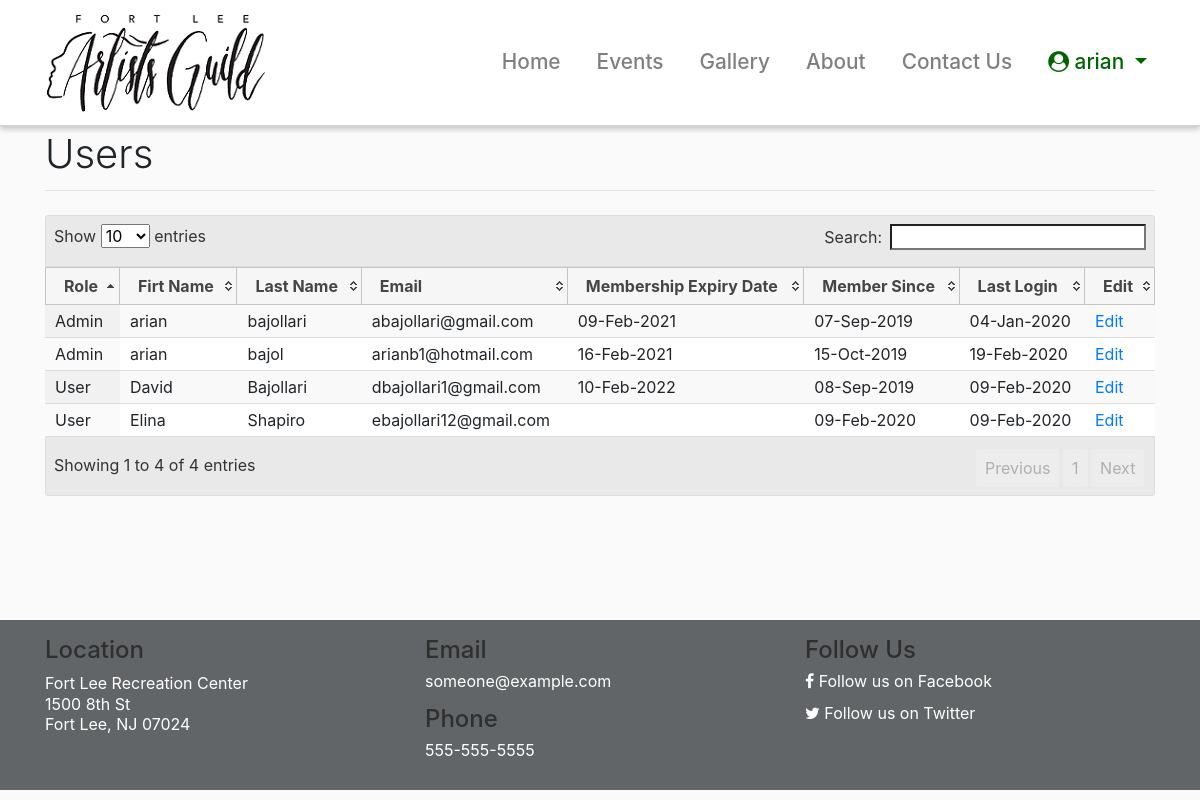
/users (signed in), run on an earlier commit of the app's database.
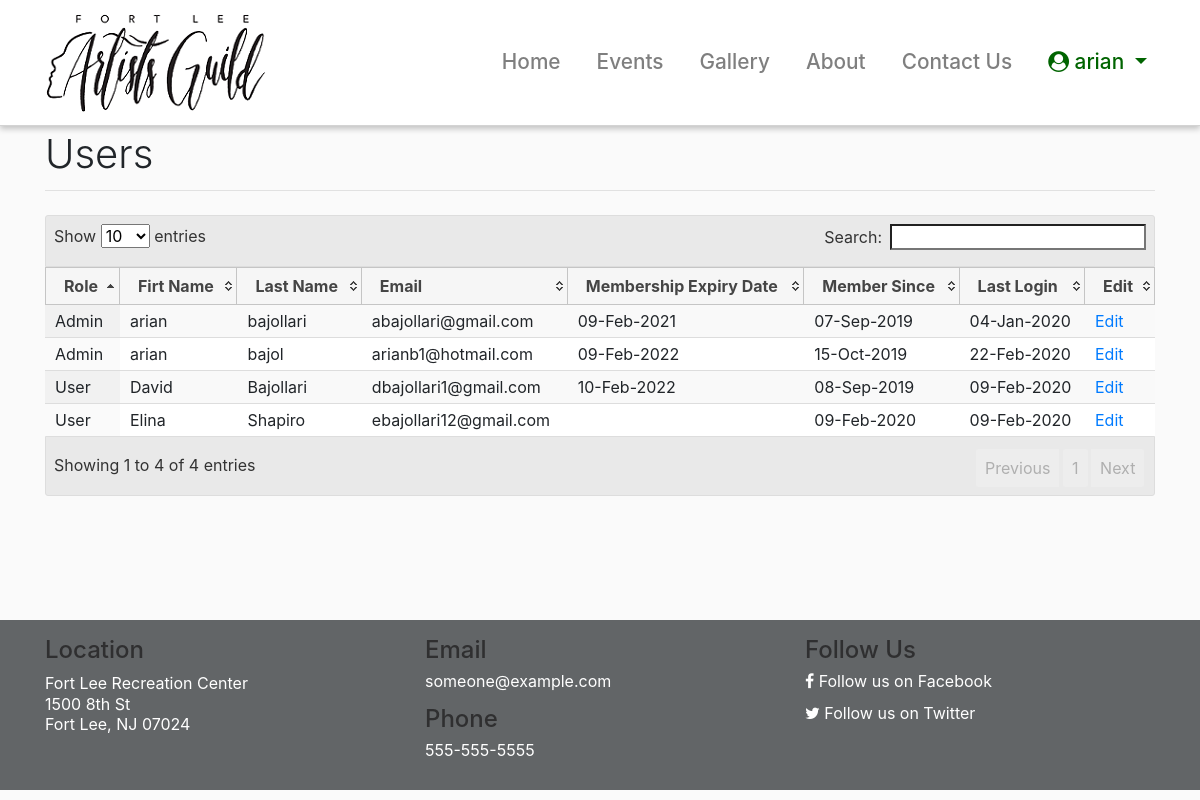
And on a later commit of the database.
### flag/auth/models.py (models this page shows, shortened)
class User(UserMixin, db.Model):
    __tablename__ = 'flagusers'
    id = db.Column(db.Integer,
                   primary_key=True)
    firstName = db.Column(db.String,
                     nullable=False,
                     unique=False)
    lastName = db.Column(db.String,
                     nullable=False,
                     unique=False)
    email = db.Column(db.String(40),
                      unique=True,
                      nullable=False)
    password = db.Column(db.String(200),
                         primary_key=False,
                         unique=False,
                         nullable=False)
    phone = db.Column(db.String(15),
                        index=False,
                        unique=False,
                        nullable=True)
    website = db.Column(db.String(150),
                        index=False,
                        unique=False,
                        nullable=True)
    userRole = db.Column(db.String(1),
                        index=False,
                        unique=False,
                        nullable=False)
    created_On = db.Column(db.DateTime,
                           index=False,
                           unique=False,
                           nullable=False,
                           default=datetime.datetime.now)
    last_login = db.Column(db.DateTime,
                           index=False,
                           unique=False,
                           nullable=True)
    memberStartDate = db.Column(db.DateTime,
                           index=False,
                           unique=False,
                           nullable=True)
    memberExpireDate = db.Column(db.DateTime,
                           index=False,
                           unique=False,
                           nullable=True)
    membershipStatus = db.Column(db.String(1),
                           index=False,
                           unique=False,
                           nullable=True)
    updatedBy = db.Column(db.String(40),
                      unique=False,
                      nullable=False)
    updatedMembership = db.Column(db.String(40),
                      unique=False,
                      nullable=False)

### flag/auth/routes.py (the view)
@bpAuth.route('/users')
def users():
    if not current_user.is_authenticated:
        return redirect(url_for('home'))
    if current_user.userRole != "A":
        abort(401) # unauthorized
    allUsers = User.query.all()
    return render_template('auth/users.html', userList = allUsers)

### flag/auth/routes.py (called while the page is built)
@login_manager.user_loader
def load_user(user_id):
    if user_id is not None:
        return User.query.get(user_id)
    return None

### flag/templates/auth/users.html (shortened to what this page needs)
{% extends "layout.html" %}
{% block content %}
<script type=text/javascript src="{{ url_for('static', filename='js/datatables.min.js') }}"></script>
<link rel="stylesheet" href="{{ url_for('static', filename='css/datatables.min.css') }}">
{{ page_title('Users') }}
<table class="display" id="tblUsers" style="width:100%">
    <thead>
        <tr>
            <th>Role</th>
            <th>Firt Name</th>
            <th>Last Name</th>
            <th>Email</th>
            <th>Membership Expiry Date</th>
            <th>Member Since</th>
            <th>Last Login</th>
            <th>Edit</th>
        </tr>
    </thead>
    <tbody>
        {% for user in userList %}
        <tr>
            <td>{% if user.userRole == 'A' %} Admin  {% else %} User {% endif %}</td>
            <td>{{ user.firstName }}</td>
            <td>{{ user.lastName }}</td>
            <td>{{ user.email }}</td>
            <td>
                {% if user.memberExpireDate != None %}
                    {{ user.memberExpireDate.strftime('%d-%b-%Y') }}
                {% endif %}
            </td>
            <td>{{ user.created_On.strftime('%d-%b-%Y') }}</td>
            <td>{{ user.last_login.strftime('%d-%b-%Y') }}</td>
            <td>
                <a href="{{ url_for('auth.profile', user_id = user.id) }}" role="button">
                    Edit
                </a>
            </td>
        </tr>
        {% endfor %}
    </tbody>
</table>
{% endblock %}

### flag/templates/layout.html (shortened to what this page needs)
{% from 'macros.html' import nav_link, page_title with context %}
<!DOCTYPE html>
<html lang="en">
<head>
  <link rel="stylesheet" href="{{ url_for('static', filename='css/jquery-ui.min.css') }}">
  <link rel="stylesheet" href="{{ url_for('static', filename='css/bootstrap.min.css') }}">
  <link rel="stylesheet" href="{{ url_for('static', filename='css/font-awesome.min.css') }}">
  <link rel="stylesheet" href="{{ url_for('static', filename='css/app.css') }}">
</head>
<body>
  <nav class="navbar navbar-expand-lg navbar-light navbar-bg fixed-top">
    <div class="container">
      <a class="navbar-brand" href="/">
        <img src="/static/images/logo1.png" alt="">
      </a>
      <div class="collapse navbar-collapse" id="navbarResponsive">
        <ul class="navbar-nav ml-auto">
          {{ nav_link('home', 'Home') }}
          {{ nav_link('events.events', 'Events') }}
          {{ nav_link('gallery.gallery', 'Gallery') }}
          {{ nav_link('public.about', 'About') }}
          {{ nav_link('public.contact', 'Contact Us') }}
          {% if current_user.is_authenticated %}
          <li class="nav-item dropdown">
            <a class="nav-link dropdown-toggle" href="#" id="navbardrop" data-toggle="dropdown" style="color:darkgreen;">
              <i class="fa fa-user-circle"></i>&nbsp;{{ current_user.firstName }}
            </a>
          </li>
          {% else %}
          <li class="nav-item">
            <a class="nav-link"
              style="border: 1px solid darkgreen; display:inline-block;padding-left: 15px; padding-right: 15px;border-radius:20px;"
              href="{{ url_for('auth.login') }}">Login</a>
          </li>
          {% endif %}
        </ul>
      </div>
    </div>
  </nav>
  <div class="container" style="min-height: 500px;padding-top:10px;">
    {% block content %}
    {% endblock %}
  </div>
  <footer class="py-5" style="padding: 1rem !important;background-color: #626567;">
    <div class="container">
      <div class="row" style="color:white;">
        <div class="col-sm-4">
          <h4 style="color:#2F2F30;">Location</h4>
          <p>
            <a href="https://goo.gl/maps/iVhmAzEYue3JvERB9" target="_blank" style="color:#ffffff;">
              <span style="line-height: 1.3rem;">Fort Lee Recreation Center</span><br>
              <span style="line-height: 1.3rem;">1500 8th St</span><br>
              <span style="line-height: 1.3rem;">Fort Lee, NJ 07024</span>
            </a>
          </p>
        </div>
        <div class="col-sm-4">
          <h4 style="color:#2F2F30;">Email</h4>
          <p>
            <a href="mailto:someone@example.com" target="_top"  style="color:#ffffff;">someone@example.com</a>
          </p>
          <h4 style="color:#2F2F30;">Phone</h4>
          <p>
            <a href="tel:555-555-5555"  style="color:#ffffff;">555-555-5555</a>
          </p>
        </div>
        <div class="col-sm-4">
          <h4 style="color:#2F2F30;">Follow Us</h4>
          <p>
            <a href="https://facebook.com/flag" target="_blank"  style="color:#ffffff;"><i class="fa fa-facebook"></i>&nbsp;Follow us on
              Facebook</a>
          </p>
          <p>
            <a href="https://twitter.com/flag" target="_blank"  style="color:#ffffff;"><i class="fa fa-twitter"></i>&nbsp;Follow us on
              Twitter</a>
          </p>
        </div>
      </div>
  </footer>
</body>
</html>

What changed in the data, as far as the page shows it:
changed User "bajol": memberExpireDate "16-Feb-2021" → "09-Feb-2022"; last_login "19-Feb-2020" → "22-Feb-2020"
